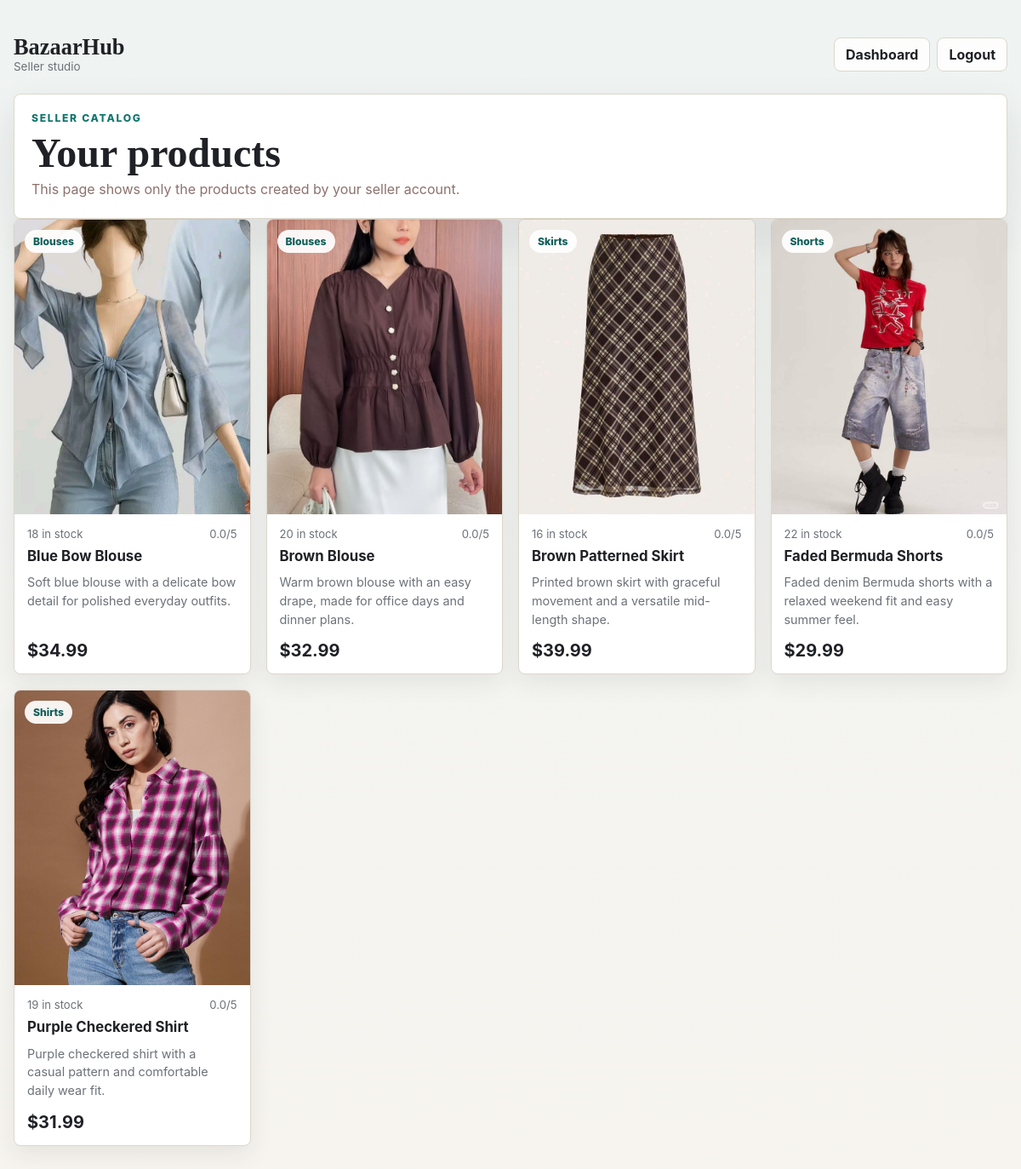
Screenshot of /seller/products.php (signed in) with the database file from the repository.
### tables this page shows
CREATE TABLE products (
    id INT AUTO_INCREMENT PRIMARY KEY,
    name VARCHAR(150) NOT NULL,
    description TEXT,
    image_url VARCHAR(255),
    price DECIMAL(10,2) NOT NULL,
    stock INT DEFAULT 0,
    category_id INT NOT NULL,
    seller_id INT NOT NULL,
    created_at TIMESTAMP DEFAULT CURRENT_TIMESTAMP,
    FOREIGN KEY (category_id) REFERENCES categories(id)
    ON DELETE CASCADE ON UPDATE CASCADE,
    FOREIGN KEY (seller_id) REFERENCES users(id)
    ON DELETE CASCADE ON UPDATE CASCADE
);

CREATE TABLE categories (
    id INT AUTO_INCREMENT PRIMARY KEY,
    name VARCHAR(100) UNIQUE NOT NULL
);

### seller/products.php (the view, shortened to what this page needs)
<?php
require_once '../db.php';
$seller_id = (int) $_SESSION['user_id'];
$stmt = mysqli_prepare($conn, "
    SELECT p.*, c.name AS category_name, COALESCE(AVG(r.rating), 0) AS avg_rating
    FROM products p
    JOIN categories c ON c.id = p.category_id
    LEFT JOIN reviews r ON r.product_id = p.id
    WHERE p.seller_id = ?
    GROUP BY p.id, p.name, p.description, p.image_url, p.price, p.stock, p.category_id, p.seller_id, p.created_at, c.name
    ORDER BY p.created_at DESC
");
mysqli_stmt_bind_param($stmt, "i", $seller_id);
mysqli_stmt_execute($stmt);
$products = mysqli_stmt_get_result($stmt);
?>
<!DOCTYPE html>
<html lang="en">
<head>
    <link rel="stylesheet" href="../assets/css/styles.css">
    <link rel="stylesheet" href="../assets/css/customer.css">
</head>
<body class="customer-page">
<main class="shop-shell">
    <nav class="shop-nav">
        <a class="shop-brand" href="dashboard.php"><strong>BazaarHub</strong><span>Seller studio</span></a>
        <div class="shop-links">
            <a class="shop-link" href="dashboard.php">Dashboard</a>
            <a class="shop-link" href="../logout.php">Logout</a>
        </div>
    </nav>
    <section class="checkout-layout">
        <section class="checkout-summary" style="grid-column: 1 / -1;">
            <p class="shop-kicker">Seller catalog</p>
            <h1 class="checkout-title">Your products</h1>
            <p class="muted-copy">This page shows only the products created by your seller account.</p>
        </section>
    </section>
    <section class="product-grid">
        <?php while ($product = mysqli_fetch_assoc($products)): ?>
            <article class="product-card">
                <div class="product-card__image">
                    <img src="../<?= htmlspecialchars($product['image_url']) ?>" alt="<?= htmlspecialchars($product['name']) ?>">
                    <span class="product-chip"><?= htmlspecialchars($product['category_name']) ?></span>
                </div>
                <div class="product-card__body">
                    <div class="product-card__meta"><span><?= (int) $product['stock'] ?> in stock</span><span><?= number_format($product['avg_rating'], 1) ?>/5</span></div>
                    <h2><?= htmlspecialchars($product['name']) ?></h2>
                    <p class="product-desc"><?= htmlspecialchars($product['description']) ?></p>
                    <div class="product-card__footer">
                        <div class="product-price"><strong>$<?= number_format($product['price'], 2) ?></strong></div>
                    </div>
                </div>
            </article>
        <?php endwhile; ?>
    </section>
</main>
</body>
</html>

### assets/css/styles.css (style rules this page uses)
:root { --color-page: #fff8dc; --color-surface: #fffdf5; --color-surface-soft: #f5ead0; --color-border: #d3c0a3; --color-border-strong: #ab907b; --color-text: #674846; --color-text-muted: #8c726d; --color-primary: #674846; --color-primary-deep: #4f3734; --color-success: #6c8a5a; --color-shadow: rgba(103, 72, 70, 0.12); --color-glow: rgba(103, 72, 70, 0.16); --color-ring: rgba(103, 72, 70, 0.28); --gradient-blue: linear-gradient(135deg, #8b6b67 0%, #674846 100%); --shadow-card: 0 24px 60px rgba(103, 72, 70, 0.15); --shadow-soft: 0 14px 30px rgba(103, 72, 70, 0.08); --font-display: "Playfair Display", Georgia, serif; --font-body: "Inter", Arial, sans-serif; }
* { box-sizing: border-box; }
html { color-scheme: light; }
body { margin: 0; min-height: 100vh; display: flex; align-items: center; justify-content: center; background: var(--color-page); color: var(--color-text); font-family: var(--font-body); }
a { color: inherit; }
.muted-copy { margin: 0; color: var(--color-text-muted); line-height: 1.6; }

### rows the page displays
products: image_url (picture), category.name "Blouses", stock "18", avg_rating "0.0", name "Blue Bow Blouse", description "Soft blue blouse with a delicate bow detail for polished everyday outfits.", price "34.99"
products: image_url (picture), category.name "Blouses", stock "20", avg_rating "0.0", name "Brown Blouse", description "Warm brown blouse with an easy drape, made for office days and dinner plans.", price "32.99"
products: image_url (picture), category.name "Skirts", stock "16", avg_rating "0.0", name "Brown Patterned Skirt", description "Printed brown skirt with graceful movement and a versatile mid-length shape.", price "39.99"
products: image_url (picture), category.name "Shorts", stock "22", avg_rating "0.0", name "Faded Bermuda Shorts", description "Faded denim Bermuda shorts with a relaxed weekend fit and easy summer feel.", price "29.99"
products: image_url (picture), category.name "Shirts", stock "19", avg_rating "0.0", name "Purple Checkered Shirt", description "Purple checkered shirt with a casual pattern and comfortable daily wear fit.", price "31.99"
